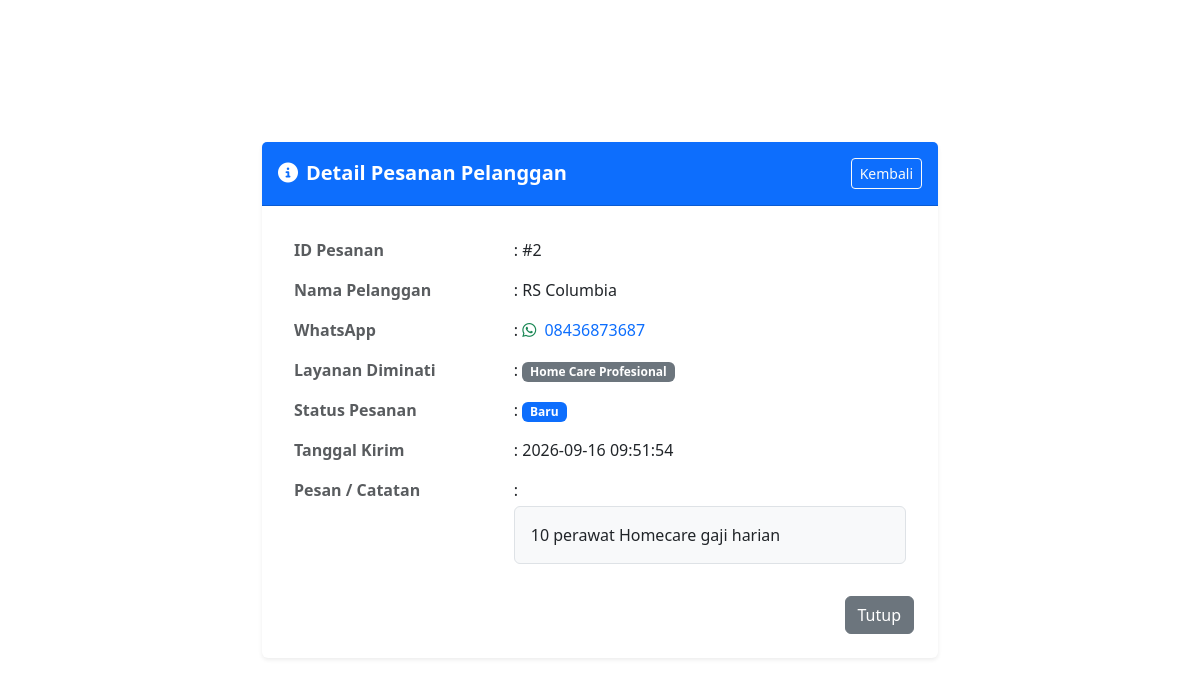
The page /detail.php?id=2 (signed in) on the database its author committed.
### tables this page shows
CREATE TABLE `kontak_penawaran` (
  `id` int(11) NOT NULL,
  `nama_lengkap` varchar(150) NOT NULL,
  `whatsapp` varchar(25) NOT NULL,
  `layanan_diminati` varchar(100) NOT NULL,
  `pesan` text DEFAULT NULL,
  `status_lead` enum('Baru','Diproses','Selesai','Dibatalkan') DEFAULT 'Baru',
  `tanggal_kirim` timestamp NOT NULL DEFAULT current_timestamp()
);

### detail.php (the view, shortened to what this page needs)
<?php
include 'proses.php';
$id = $_GET['id'] ?? '';
$stmt = mysqli_prepare($koneksi, "SELECT * FROM kontak_penawaran WHERE id = ?");
mysqli_stmt_bind_param($stmt, "i", $id);
mysqli_stmt_execute($stmt);
$result = mysqli_stmt_get_result($stmt);
$data = mysqli_fetch_assoc($result);
?>
<!DOCTYPE html>
<html lang="id">
<head>
    <link href="https://cdn.jsdelivr.net/npm/bootstrap@5.3.0/dist/css/bootstrap.min.css" rel="stylesheet">
    <link rel="stylesheet" href="https://cdnjs.cloudflare.com/ajax/libs/font-awesome/6.4.0/css/all.min.css">
</head>
<body class="bg-light">
<div class="container py-5" style="max-width: 700px;">
    <div class="card border-0 shadow-sm">
        <div class="card-header bg-primary text-white d-flex justify-content-between align-items-center py-3">
            <h5 class="mb-0 fw-bold"><i class="fa-solid fa-circle-info me-2"></i>Detail Pesanan Pelanggan</h5>
            <a href="dashboard.php" class="btn btn-outline-light btn-sm">Kembali</a>
        </div>
        <div class="card-body p-4">
            <table class="table table-borderless">
                <tr>
                    <td class="fw-bold text-muted" style="width: 35%;">ID Pesanan</td>
                    <td>: #<?= $data['id']; ?></td>
                </tr>
                <tr>
                    <td class="fw-bold text-muted">Nama Pelanggan</td>
                    <td>: <?= htmlspecialchars($data['nama_lengkap']); ?></td>
                </tr>
                <tr>
                    <td class="fw-bold text-muted">WhatsApp</td>
                    <td>: <a href="https://wa.me/<?= htmlspecialchars($data['whatsapp']); ?>" target="_blank" class="text-decoration-none"><i class="fa-brands fa-whatsapp text-success me-1"></i> <?= htmlspecialchars($data['whatsapp']); ?></a></td>
                </tr>
                <tr>
                    <td class="fw-bold text-muted">Layanan Diminati</td>
                    <td>: <span class="badge bg-secondary"><?= htmlspecialchars($data['layanan_diminati']); ?></span></td>
                </tr>
                <tr>
                    <td class="fw-bold text-muted">Status Pesanan</td>
                    <td>:
                        <?php
                            $status = $data['status_lead'];
                            $badgeBg = 'bg-secondary';
                            if($status == 'Baru') $badgeBg = 'bg-primary';
                            elseif($status == 'Diproses') $badgeBg = 'bg-warning text-dark';
                            elseif($status == 'Selesai') $badgeBg = 'bg-success';
                            elseif($status == 'Dibatalkan') $badgeBg = 'bg-danger';
                        ?>
                        <span class="badge <?= $badgeBg; ?>"><?= htmlspecialchars($status); ?></span>
                    </td>
                </tr>
                <tr>
                    <td class="fw-bold text-muted">Tanggal Kirim</td>
                    <td>: <?= htmlspecialchars($data['tanggal_kirim']); ?></td>
                </tr>
                <tr>
                    <td class="fw-bold text-muted">Pesan / Catatan</td>
                    <td>:
                        <div class="p-3 bg-light rounded mt-1 border">
                            <?= nl2br(htmlspecialchars($data['pesan'])); ?>
                        </div>
                    </td>
                </tr>
            </table>
            <div class="d-flex justify-content-end mt-4">
                <a href="dashboard.php" class="btn btn-secondary">Tutup</a>
            </div>
        </div>
    </div>
</div>
</body>
</html>

### rows shown on the page
kontak_penawaran: id "2", nama_lengkap "RS Columbia", whatsapp "08436873687", layanan_diminati "Home Care Profesional", status_lead "Baru", tanggal_kirim "2026-09-16 09:51:54", pesan "10 perawat Homecare gaji harian"
